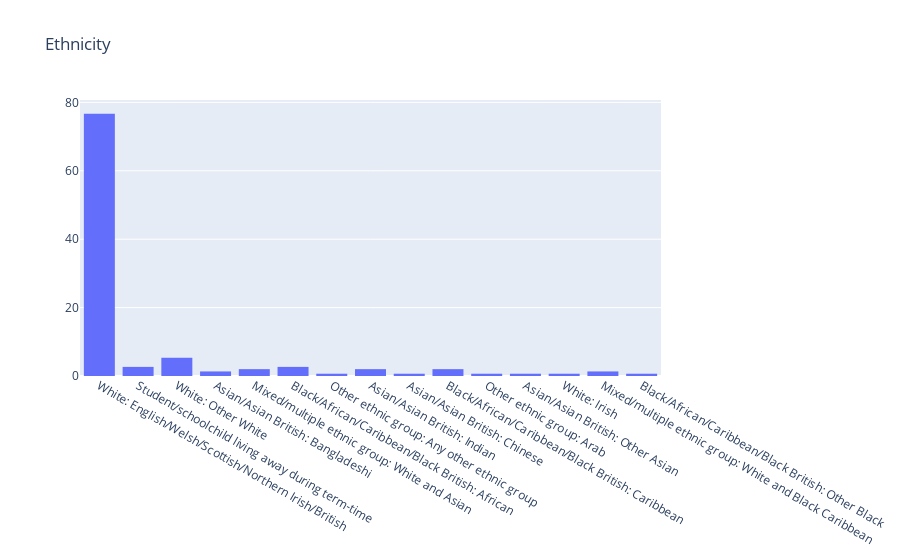

Notebook code cell kept with this figure:
### Code cell
#test plotly bar plot
data_test = [go.Histogram(
    x=region_mirco_census['ethnicityew_names'], histnorm='percent' 
)]
layout_test = go.Layout(
    title='Ethnicity'
)
test_fig = go.Figure(data=data_test, layout=layout_test)
#pyo.plot(fig, filename='bar1.html')
test_fig.show()

### Figure 1 — Plotly figure (JSON) as saved in the notebook; plotly's stock layout.template omitted (floating-point values rounded to 4 significant figures; data arrays with more than 128 entries replaced by an {"elided": "..."} marker saying what was removed)
{"data": [{"histnorm": "percent", "type": "histogram", "x": {"elided": "150 str values"}}], "layout": {"title": {"text": "Ethnicity"}}}
